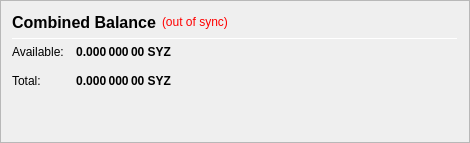
                   <widget class="QFrame" name="frame_CombinedBalances">
                    <property name="minimumSize">
                     <size>
                      <width>470</width>
                      <height>0</height>
                     </size>
                    </property>
                    <property name="frameShape">
                     <enum>QFrame::StyledPanel</enum>
                    </property>
                    <property name="frameShadow">
                     <enum>QFrame::Raised</enum>
                    </property>
                    <layout class="QVBoxLayout" name="verticalLayout_5">
                     <item>
                      <layout class="QHBoxLayout" name="horizontalLayout_5" stretch="0,0,0">
                       <item>
                        <widget class="QLabel" name="label_5z">
                         <property name="minimumSize">
                          <size>
                           <width>0</width>
                           <height>20</height>
                          </size>
                         </property>
                         <property name="font">
                          <font>
                           <pointsize>12</pointsize>
                           <weight>75</weight>
                           <bold>true</bold>
                          </font>
                         </property>
                         <property name="toolTip">
                          <string>Combined Balance (including unconfirmed and immature coins)</string>
                         </property>
                         <property name="text">
                          <string>Combined Balance</string>
                         </property>
                        </widget>
                       </item>
                       <item>
                        <widget class="QLabel" name="labelWalletStatus">
                         <property name="cursor">
                          <cursorShape>WhatsThisCursor</cursorShape>
                         </property>
                         <property name="toolTip">
                          <string>The displayed information may be out of date. Your wallet automatically synchronizes with the Soyuz3 network after a connection is established, but this process has not completed yet.</string>
                         </property>
                         <property name="styleSheet">
                          <string notr="true">QLabel { color: red; }</string>
                         </property>
                         <property name="text">
                          <string notr="true">(out of sync)</string>
                         </property>
                         <property name="alignment">
                          <set>Qt::AlignLeading|Qt::AlignLeft|Qt::AlignVCenter</set>
                         </property>
                        </widget>
                       </item>
                       <item>
                        <spacer name="horizontalSpacer_1">
                         <property name="orientation">
                          <enum>Qt::Horizontal</enum>
                         </property>
                         <property name="sizeHint" stdset="0">
                          <size>
                           <width>40</width>
                           <height>20</height>
                          </size>
                         </property>
                        </spacer>
                       </item>
                      </layout>
                     </item>
                     <item>
                      <widget class="Line" name="line_CombinedBalance">
                       <property name="minimumSize">
                        <size>
                         <width>0</width>
                         <height>1</height>
                        </size>
                       </property>
                       <property name="maximumSize">
                        <size>
                         <width>16777215</width>
                         <height>1</height>
                        </size>
                       </property>
                       <property name="orientation">
                        <enum>Qt::Horizontal</enum>
                       </property>
                      </widget>
                     </item>
                     <item>
                      <layout class="QGridLayout" name="gridLayout_3">
                       <property name="spacing">
                        <number>12</number>
                       </property>
                       <item row="1" column="0">
                        <widget class="QLabel" name="labelBalanceTextz">
                         <property name="text">
                          <string>Available:</string>
                         </property>
                        </widget>
                       </item>
                       <item row="1" column="1">
                        <widget class="QLabel" name="labelBalancez">
                         <property name="font">
                          <font>
                           <weight>75</weight>
                           <bold>true</bold>
                          </font>
                         </property>
                         <property name="cursor">
                          <cursorShape>IBeamCursor</cursorShape>
                         </property>
                         <property name="toolTip">
                          <string>Your current spendable balance</string>
                         </property>
                         <property name="text">
                          <string notr="true">0.000 000 00 SYZ</string>
                         </property>
                         <property name="alignment">
                          <set>Qt::AlignRight|Qt::AlignTrailing|Qt::AlignVCenter</set>
                         </property>
                         <property name="textInteractionFlags">
                          <set>Qt::LinksAccessibleByMouse|Qt::TextSelectableByKeyboard|Qt::TextSelectableByMouse</set>
                         </property>
                        </widget>
                       </item>
                       <item row="2" column="0">
                        <widget class="QLabel" name="labelTotalTextz">
                         <property name="text">
                          <string>Total:</string>
                         </property>
                        </widget>
                       </item>
                       <item row="2" column="1">
                        <widget class="QLabel" name="labelTotalz">
                         <property name="font">
                          <font>
                           <weight>75</weight>
                           <bold>true</bold>
                          </font>
                         </property>
                         <property name="cursor">
                          <cursorShape>IBeamCursor</cursorShape>
                         </property>
                         <property name="toolTip">
                          <string>Total Balance, including all unavailable coins.</string>
                         </property>
                         <property name="text">
                          <string notr="true">0.000 000 00 SYZ</string>
                         </property>
                         <property name="alignment">
                          <set>Qt::AlignRight|Qt::AlignTrailing|Qt::AlignVCenter</set>
                         </property>
                         <property name="textInteractionFlags">
                          <set>Qt::LinksAccessibleByMouse|Qt::TextSelectableByKeyboard|Qt::TextSelectableByMouse</set>
                         </property>
                        </widget>
                       </item>
                       <item row="2" column="3">
                        <spacer name="horizontalSpacer_2">
                         <property name="orientation">
                          <enum>Qt::Horizontal</enum>
                         </property>
                         <property name="sizeHint" stdset="0">
                          <size>
                           <width>40</width>
                           <height>20</height>
                          </size>
                         </property>
                        </spacer>
                       </item>
                      </layout>
                     </item>
                     <item>
                      <spacer name="verticalSpacer_1">
                       <property name="orientation">
                        <enum>Qt::Vertical</enum>
                       </property>
                       <property name="sizeHint" stdset="0">
                        <size>
                         <width>20</width>
                         <height>40</height>
                        </size>
                       </property>
                      </spacer>
                     </item>
                    </layout>
                   </widget>
